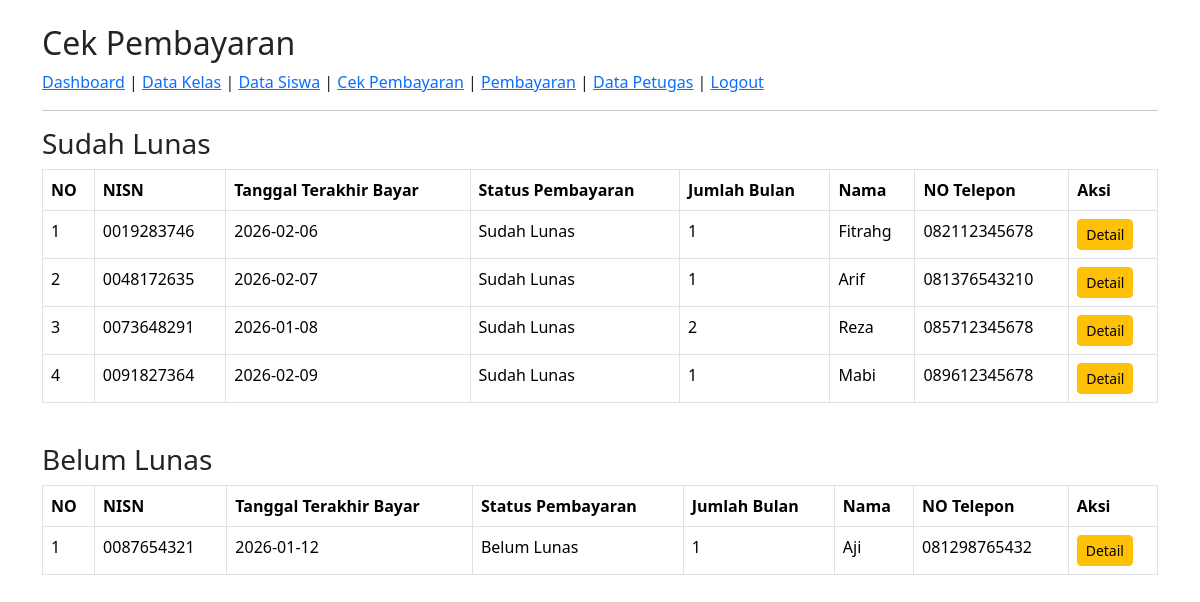
The page /cek_pembayaran/tampil_cek_pembayaran.php (signed in) on the database its author committed.
### tables this page shows
CREATE TABLE `tb_pembayaran` (
  `id_pembayaran` varchar(11) NOT NULL,
  `status` enum('Belum Lunas','Sudah Lunas') NOT NULL,
  `nisn` varchar(10) NOT NULL,
  `tgl_bayar` date NOT NULL,
  `tgl_terakhir_bayar` date NOT NULL,
  `batas_pembayaran` date NOT NULL,
  `jumlah_bulan` varchar(10) NOT NULL,
  `id_spp` varchar(11) NOT NULL,
  `nominal_bayar` varchar(100) NOT NULL,
  `jumlah_bayar` varchar(40) NOT NULL,
  `kembalian` varchar(100) NOT NULL
);

CREATE TABLE `tb_siswa` (
  `nisn` varchar(10) NOT NULL,
  `nis` varchar(8) NOT NULL,
  `nama` varchar(50) NOT NULL,
  `id_kelas` varchar(11) NOT NULL,
  `alamat` text NOT NULL,
  `no_telp` varchar(13) NOT NULL,
  `id_spp` varchar(11) NOT NULL
);

### cek_pembayaran/tampil_cek_pembayaran.php (the view, shortened to what this page needs)
<?php
include('../config.php');
$query = mysqli_query($mysqli, "SELECT s.nisn, s.nama, s.no_telp, p.status, p.tgl_terakhir_bayar, p.jumlah_bulan, p.tgl_bayar, p.batas_pembayaran, p.id_pembayaran FROM tb_siswa s
    INNER JOIN ( SELECT nisn, MAX(tgl_bayar) AS tanggal_terbaru FROM tb_pembayaran GROUP BY nisn) terbaru ON s.nisn = terbaru.nisn
    INNER JOIN tb_pembayaran p ON p.nisn = terbaru.nisn AND p.tgl_bayar = terbaru.tanggal_terbaru ORDER BY s.nisn ASC
");
?>
<!DOCTYPE html>
<html lang="en">
<head>
    <link href="../bootstrap/css/bootstrap.min.css" rel="stylesheet">
</head>
<body>
    <div class="container mt-4">
        <h2>Cek Pembayaran</h2>
        <a href="../dashboard.php">Dashboard</a> |
        <a href="../kelas/tampil_kelas.php">Data Kelas</a> |
        <a href="../siswa/tampil_siswa.php">Data Siswa</a> |
        <a href="../cek_pembayaran/tampil_cek_pembayaran.php">Cek Pembayaran</a> |
        <a href="../pembayaran/tampil_pembayaran.php">Pembayaran</a> |
        <a href="../petugas/data_petugas.php">Data Petugas</a> |
        <a href="../logout.php">Logout</a>
        <hr>
        <div class="table-responsive">
            <h3>Sudah Lunas</h3>
            <table class="table table-bordered">
                <tr>
                    <th>NO</th>
                    <th>NISN</th>
                    <th>Tanggal Terakhir Bayar</th>
                    <th>Status Pembayaran</th>
                    <th>Jumlah Bulan</th>
                    <th>Nama</th>
                    <th>NO Telepon</th>
                    <th>Aksi</th>
                </tr>
                <?php
            $no = 1;
            mysqli_data_seek($query, 0);
            while ($data = mysqli_fetch_assoc($query)) {
                if ($data['status'] != 'Sudah Lunas') {
                    continue;
                }
            ?>
                <tr>
                    <td><?= $no++; ?></td>
                    <td><?= ($data['nisn']); ?></td>
                    <td><?= ($data['tgl_terakhir_bayar']); ?></td>
                    <td><?= ($data['status']); ?></td>
                    <td><?= ($data['jumlah_bulan']); ?></td>
                    <td><?= ($data['nama']); ?></td>
                    <td><?= ($data['no_telp']); ?></td>
                    <td>
                        <a href="detail_pembayaran.php?nisn=<?= urlencode($data['nisn']); ?>"
                            class="btn btn-warning btn-sm">
                            Detail
                        </a>
                    </td>
                </tr>
                <?php } ?>
            </table>
        </div>
        <br>
        <div class="table-responsive">
            <h3>Belum Lunas</h3>
            <table class="table table-bordered">
                <tr>
                    <th>NO</th>
                    <th>NISN</th>
                    <th>Tanggal Terakhir Bayar</th>
                    <th>Status Pembayaran</th>
                    <th>Jumlah Bulan</th>
                    <th>Nama</th>
                    <th>NO Telepon</th>
                    <th>Aksi</th>
                </tr>
                <?php
            $no = 1;
            mysqli_data_seek($query, 0);
            while ($data = mysqli_fetch_assoc($query)) {
                if ($data['status'] != 'Belum Lunas') {
                    continue;
                }
            ?>
                <tr>
                    <td><?= $no++; ?></td>
                    <td><?= htmlspecialchars($data['nisn']); ?></td>
                    <td><?= htmlspecialchars($data['tgl_terakhir_bayar']); ?></td>
                    <td><?= htmlspecialchars($data['status']); ?></td>
                    <td><?= htmlspecialchars($data['jumlah_bulan']); ?></td>
                    <td><?= htmlspecialchars($data['nama']); ?></td>
                    <td><?= htmlspecialchars($data['no_telp']); ?></td>
                    <td>
                        <a href="detail_pembayaran.php?nisn=<?= urlencode($data['nisn']); ?>"
                            class="btn btn-warning btn-sm">
                            Detail
                        </a>
                    </td>
                </tr>
                <?php } ?>
            </table>
        </div>
    </div>
</body>
</html>

### rows shown on the page
tb_pembayaran: nisn.nisn "0019283746", tgl_terakhir_bayar "2026-02-06", status "Sudah Lunas", jumlah_bulan "1", nisn.nama "Fitrahg", nisn.no_telp "082112345678"
tb_pembayaran: nisn.nisn "0048172635", tgl_terakhir_bayar "2026-02-07", status "Sudah Lunas", jumlah_bulan "1", nisn.nama "Arif", nisn.no_telp "081376543210"
tb_pembayaran: nisn.nisn "0073648291", tgl_terakhir_bayar "2026-01-08", status "Sudah Lunas", jumlah_bulan "2", nisn.nama "Reza", nisn.no_telp "085712345678"
tb_pembayaran: nisn.nisn "0091827364", tgl_terakhir_bayar "2026-02-09", status "Sudah Lunas", jumlah_bulan "1", nisn.nama "Mabi", nisn.no_telp "089612345678"
tb_pembayaran: nisn.nisn "0087654321", tgl_terakhir_bayar "2026-01-12", status "Belum Lunas", jumlah_bulan "1", nisn.nama "Aji", nisn.no_telp "081298765432"
